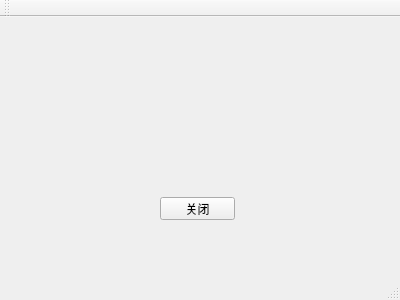
<?xml version="1.0" encoding="UTF-8"?>
<ui version="4.0">
 <class>MainWindow</class>
 <widget class="QMainWindow" name="MainWindow">
  <property name="geometry">
   <rect>
    <x>0</x>
    <y>0</y>
    <width>400</width>
    <height>300</height>
   </rect>
  </property>
  <property name="windowTitle">
   <string>MainWindow</string>
  </property>
  <widget class="QWidget" name="centralWidget">
   <widget class="QPushButton" name="pushButton">
    <property name="geometry">
     <rect>
      <x>160</x>
      <y>180</y>
      <width>75</width>
      <height>23</height>
     </rect>
    </property>
    <property name="text">
     <string>关闭</string>
    </property>
   </widget>
  </widget>
  <widget class="QMenuBar" name="menuBar">
   <property name="geometry">
    <rect>
     <x>0</x>
     <y>0</y>
     <width>400</width>
     <height>23</height>
    </rect>
   </property>
  </widget>
  <widget class="QToolBar" name="mainToolBar">
   <attribute name="toolBarArea">
    <enum>TopToolBarArea</enum>
   </attribute>
   <attribute name="toolBarBreak">
    <bool>false</bool>
   </attribute>
  </widget>
  <widget class="QStatusBar" name="statusBar"/>
 </widget>
 <layoutdefault spacing="6" margin="11"/>
 <resources/>
 <connections/>
</ui>
